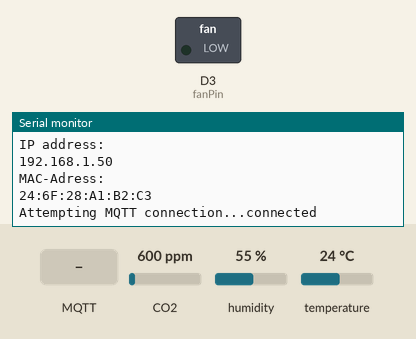
A sketch run on a simulated ESP8266 (NodeMCU). On the bench: switched loads named in the sketch (green lamp = pin HIGH), the last lines printed to the serial monitor. The inputs (shaded band) are chosen by the test bench; at power-on: CO2 600 ppm, humidity 55 %, temperature 24 °C. WiFi joins after 1.5 s; servers stay silent unless stated; random numbers use the default seed unless the sketch sets one; no MQTT or app messages arrive unless stated.

Above: at 2.7 s.
2.8 s: MQTT message "1" arrives on the first subscribed topic
At 3.9 s:
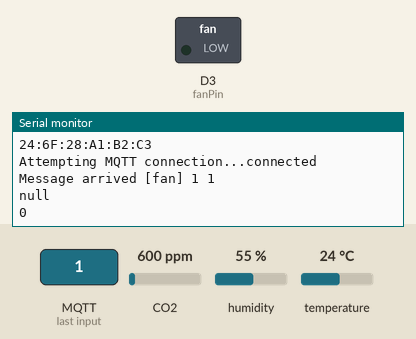
4.3 s: MQTT message "on" arrives on the first subscribed topic
At 5.0 s:
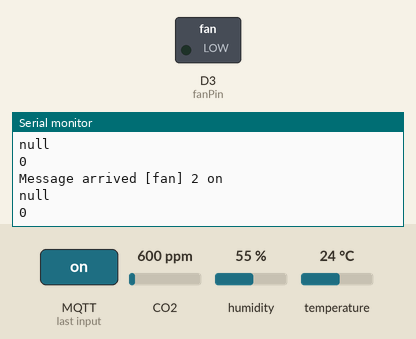
11.5 s: MQTT message "off" arrives on the first subscribed topic
At 12.9 s:
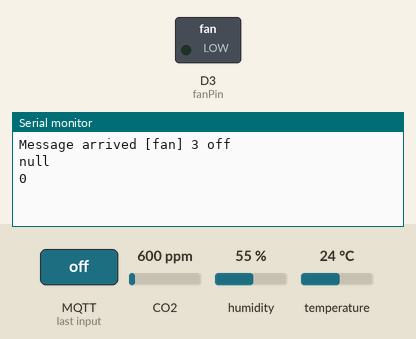

Measured:
- after the input at 2.8 s, the serial monitor: prints a new line at once (image 1)
- after the input at 4.3 s, the serial monitor: prints a new line at once (image 2)
- after the input at 11.5 s, the serial monitor: prints a new line at once (image 3)

The sketch:

iot_fan.ino
```cpp
//§§§§§§§§§§§§§§§§§§§§§§§§§§§§§ loading libarys §§§§§§§§§§§§§§§§§§§§§§§§§§§§§§§§§
#include <Wire.h>
#include <ESP8266WiFi.h>
#include "SparkFun_SCD30_Arduino_Library.h"
#include <PubSubClient.h>
#include <ArduinoJson.h>


//§§§§§§§§§§§§§§§§§§§§§§§§§§§§§ dummy functions §§§§§§§§§§§§§§§§§§§§§§§§§§§§§§§§§
void getData();
void sndData();
void wificonnect();
void callback(char* topic, byte* payload, unsigned int length);
void reconnect();

//§§§§§§§§§§§§§§§§§§§§§§§§§§§§ settings for data transmission §§§§§§§§§§§§§§§§§§§§§§§
int send_interval = 10000; // time between messages in ms


//§§§§§§§§§§§§§§§§§§§§§§§§§§§§§ defining wifi acess §§§§§§§§§§§§§§§§§§§§§§§§§§§§§§§§§
#ifndef STASSID
#define STASSID "***"
#define STAPSK  "***"
#endif

const char* ssid     = STASSID;
const char* password = STAPSK;

String mac_address = "";
int numWiFiRestarts = 0;


//§§§§§§§§§§§§§§§§§§§§§§§§§§§§§ defining mqtt connection §§§§§§§§§§§§§§§§§§§§§§§§§§§§§§§§§
const char* mqtt_server = "***";

WiFiClient espClient;
PubSubClient client(espClient);
long lastMsg = 0;
char msg[100];
int value = 0;

int numMQTTRestarts = 0;

//§§§§§§§§§§§§§§§§§§§§§§§§§§§§§ defining air quality §§§§§§§§§§§§§§§§§§§§§§§§§§§§§§§§§
SCD30 airSensor;

  //§§§§§§§§§§§§§§§§§§§§§§§§§§§§§ Fan initialisation §§§§§§§§§§§§§§§§§§§§§§§§§§§§§§§§§

  int fanPin     = D3; // digital PWM pin 9

void setup()
{


  Serial.begin(115200);

  //§§§§§§§§§§§§§§§§§§§§§§§§§§§§§ defining buffer 4 JSON object §§§§§§§§§§§§§§§§§§§§§§§§§§§§§§§§§
  StaticJsonDocument<200> doc;

  //§§§§§§§§§§§§§§§§§§§§§§§§§§§§§ connect to wifi §§§§§§§§§§§§§§§§§§§§§§§§§§§§§§§§§
  wificonnect();

  //§§§§§§§§§§§§§§§§§§§§§§§§§§§§§ MQTT initalisation §§§§§§§§§§§§§§§§§§§§§§§§§§§§§§§§§
  client.setServer(mqtt_server, 1883);
  client.setCallback(callback);

  //§§§§§§§§§§§§§§§§§§§§§§§§§§§§§ CO2-Sernsor initalisation §§§§§§§§§§§§§§§§§§§§§§§§§§§§§§§§§

  Wire.begin();
  airSensor.begin(); //This will cause readings to occur every two seconds


  //§§§§§§§§§§§§§§§§§§§§§§§§§§§§§ Fan setup §§§§§§§§§§§§§§§§§§§§§§§§§§§§§§§§§

   pinMode(fanPin, OUTPUT);   // OCR2B sets duty cycle
   analogWriteFreq(31000);

}

void loop()
{

  if (WiFi.status() != WL_CONNECTED) {
    wificonnect();
  }

  //wenn mqtt client nicht verbunden ist, solang versuchen wiederzuverbinden bis erfolgreich
  if (!client.connected()) {
    reconnect();
  }
  client.loop();

  long now = millis();
  if (now - lastMsg > send_interval) {
    lastMsg = now;

    getData();

  }
}


void getData() {

  if (airSensor.dataAvailable())
  {

    sndData("co2", "ppm", airSensor.getCO2()); // Abrufen der CO2 Konzentration und übergabe an die senden Funktion

    sndData("temp", "°C", round(airSensor.getTemperature() * 10) / 10); // Abrufen der Temperatur und übergabe an die senden Funktion

    sndData("relHum", "%", round(airSensor.getHumidity() * 10) / 10); // Abrufen der relativen Luftfeuchte und übergabe an die senden Funktion

  }

  // Systemdaten ermitteln und senden
  sndData("upTime", "sec", millis() / 1000); // Abrufen der Zeit seit dem letzen Reset und übergabe an die Sendenfunktion

  sndData("WiFi_Restarts", "-", numWiFiRestarts); // Abrufen der WiFi Restarts seit dem letzen Reset und übergabe an die Sendenfunktion

  sndData("MQTT_Restarts", "-", numMQTTRestarts); // Abrufen der MQTT Restarts seit dem letzen Reset und übergabe an die Sendenfunktion
}

void sndData(String sensorID, String unit, float value) {

  StaticJsonDocument<200> doc;
  doc["macAddresse"] = mac_address;
  doc["sensorID"] = sensorID;
  doc["unit"] = unit;
  doc["value"] = value;

  serializeJson(doc, msg);

  Serial.print("Publish message: ");
  Serial.println(msg);
  client.publish("data", msg);
}


void wificonnect() {

  delay(10);
  // We start by connecting to a WiFi network
  Serial.println();
  Serial.print("Connecting to ");
  Serial.println(ssid);

  WiFi.begin(ssid, password);

  while (WiFi.status() != WL_CONNECTED) {
    delay(500);
    Serial.print(".");
  }

  randomSeed(micros());

  Serial.println("");
  Serial.println("WiFi connected");
  Serial.println("IP address: ");
  Serial.println(WiFi.localIP());
  Serial.println("MAC-Adress: ");
  mac_address = WiFi.macAddress();
  Serial.println(mac_address);

  numWiFiRestarts += 1; // Zähler für WiFi Restarts ein hochsetzen
}

void callback(char* topic, byte* payload, unsigned int length) {
  Serial.print("Message arrived [");
  Serial.print(topic);
  Serial.print("] ");
  Serial.print(length);
  Serial.print(" ");
  char json[100];


  for (int i = 0; i < length; i++) {
    json[i]  =  (char)payload[i];
  }
  Serial.println(json);


  StaticJsonDocument<200> doc;
  // Deserialize the JSON document
  deserializeJson(doc, json);

  String recivingMac = doc["mac_address"];
  int fanSpeed = doc["fanSpeed"];
  Serial.println(recivingMac);
  Serial.println(fanSpeed);
  if (recivingMac == mac_address){
  int pwm = map(fanSpeed, -100, 100, 60, 1023); // Verteilt den PWM Wert über den Messbereich des Potis
  analogWrite(fanPin, pwm );
  Serial.println(pwm);

  }


}

void reconnect() {
  // Loop until we're reconnected
  while (!client.connected()) {
    Serial.print("Attempting MQTT connection...");
    // Create a random client ID
    String clientId = "ESP8266Client-";
    clientId += String(random(0xffff), HEX);
    // Attempt to connect
    if (client.connect(clientId.c_str())) {
      Serial.println("connected");
      // Once connected, publish an announcement...

      numMQTTRestarts += 1; // Zähler für MQTT Restarts ein hochsetzen

      client.subscribe("fan");
    } else {
      Serial.print("failed, rc=");
      Serial.print(client.state());
      Serial.println(" try again in 5 seconds");
      // Wait 5 seconds before retrying
      delay(5000);
    }
  }
}
```
